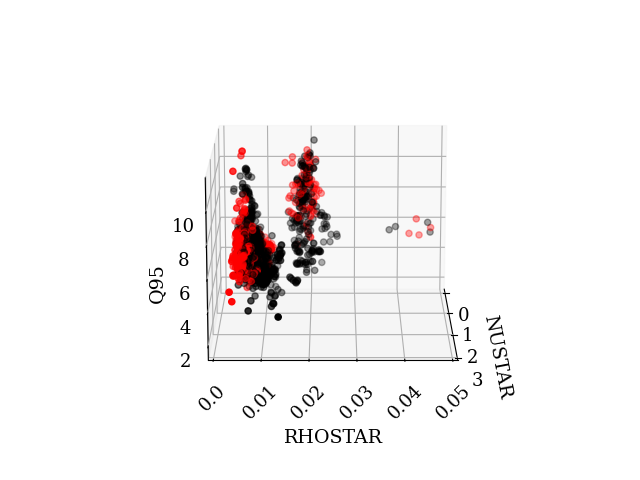
#> input picture data/GIF_images/image_0.png, 640 x 480 px; its folder holds 4 pictures in this run
$ jupyter execute --allow-errors 'RHO_NUSTAR_ ( Q95 | BETASTAR ).ipynb'   (shell and % lines are left out)
#> lines starting #> are read from the running program, lines starting #| are printed output that depends on the picture
[cell 1]
import sys
sys.path.append('../../')
import tokamakTK
from tokamakTK import get_ECT_regression, HUEOrder, get_pi_matrix, clean_numerical_data, MyCounter

import matplotlib.pyplot as plt
from mpl_toolkits.mplot3d import Axes3D

from PIL import Image
#import imageio
import imageio.v2 as imageio
from matplotlib.lines import Line2D
from PIL import Image
import os
import numpy as np
import pandas as pd
import matplotlib.pyplot as plt
import scipy as sp
import statsmodels.api as sm
import matplotlib.patches as mpatches
import matplotlib.colors as mcolors
import seaborn as sns
import plotly.express as px
import plotly.subplots as plsp
import plotly.graph_objects as go
from plotly.subplots import make_subplots

from collections import Counter

pd.set_option('display.max_columns', None)
plt.rc('font',family = 'serif')
path = "../../data/"
fig_path = "../../../../LATEX/Latex Images/"

coeffs = ['IP', 'BT', 'NEL', 'PLTH', 'RGEO', 'KAREA', 'EPS', 'MEFF']

#> (a cell that did not finish here is left out)

[cell 3]
# [15 lines left out: function get_HUEORDER, not called in this run]

#> (the rest of this cell did not finish here and is left out)

#> (a cell that did not finish here is left out)

[cell 5]
import pdb # For debugging || pdb.set_trace()

# [81 lines left out: function get_twods3D_plot_DB5, not called in this run]

#> (a cell that did not finish here is left out)

#> (a cell that did not finish here is left out)

# ROTATION

```Python
for r in np.linspace(0,360, 360//2):
    file_name = f"GIF_images/image_{int(r)}.png"
    get_twods3D_plot_DB5(DB5, data, int(r), saveFig=True, file_name=file_name, remSPH=False)

x, y, z = "NUSTAR", "RHOSTAR", "Q95"

image_folder = path+"GIF_images/"  # Path to the folder containing the images
output_file = path+"/GIFs/"+f"roCo{x[0]}{y[0]}{z[0]}.gif"  # Output file name

# Get a list of PNG files in the folder
image_files = [os.path.join(image_folder, file) for file in os.listdir(image_folder) if file.endswith('.png')]
# Sort the image files by their numerical values in the filenames
image_files.sort(key=lambda x: int(os.path.splitext(os.path.basename(x))[0].split('_')[-1]))

# Save the images in the folder as an animated GIF
imageio.mimsave(output_file, [imageio.imread(file) for file in image_files], fps=7)
```

# Dynamic Plots

[cell 8]
# amount: images that the gif will contain
amount = 360

#> (the rest of this cell did not finish here and is left out)

#> (a cell that did not finish here is left out)

#> (a cell that did not finish here is left out)

[cell 11]
import pdb # For debugging || pdb.set_trace()

# [80 lines left out: function get_twods3D_DynROT, not called in this run]

#> (a cell that did not finish here is left out)

#> (a cell that did not finish here is left out)

[cell 14]
x, y, z = "NUSTAR", "RHOSTAR", "BETASTAR"

image_folder = path+"GIF_images/"  # Path to the folder containing the images
output_file = path+"/GIFs/"+f"roDyn{x[0]}{y[0]}{z[0]}.gif"  # Output file name

# Get a list of PNG files in the folder
image_files = [os.path.join(image_folder, file) for file in os.listdir(image_folder) if file.endswith('.png')]
# Sort the image files by their numerical values in the filenames
image_files.sort(key=lambda x: int(os.path.splitext(os.path.basename(x))[0].split('_')[-1]))

# Save the images in the folder as an animated GIF
imageio.mimsave(output_file, [imageio.imread(file) for file in image_files], fps=7)
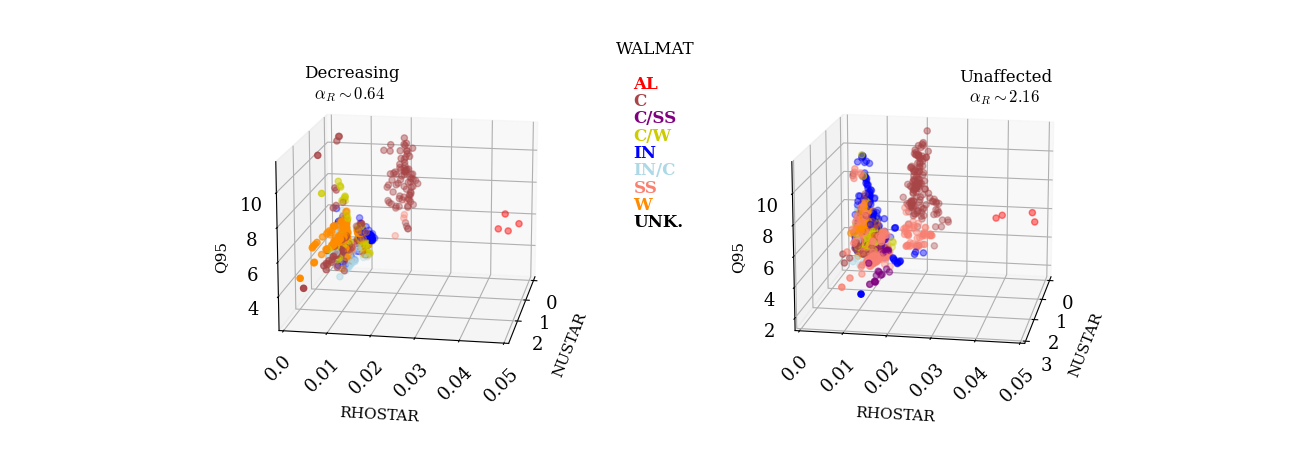
#> input picture data/GIF_images/image_10.png, 1300 x 450 px
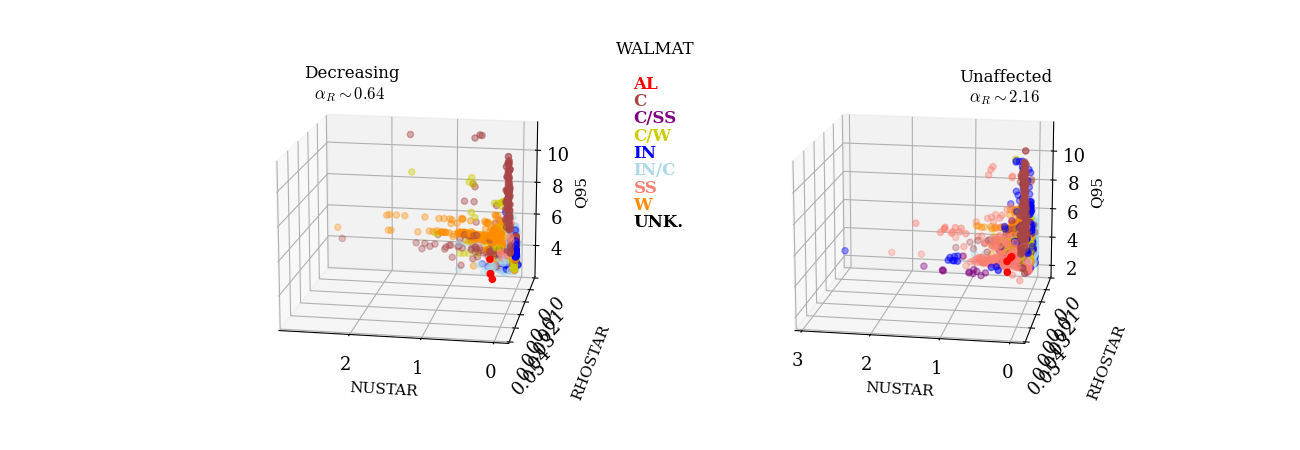
#> input picture data/GIF_images/image_100.png, 1300 x 450 px
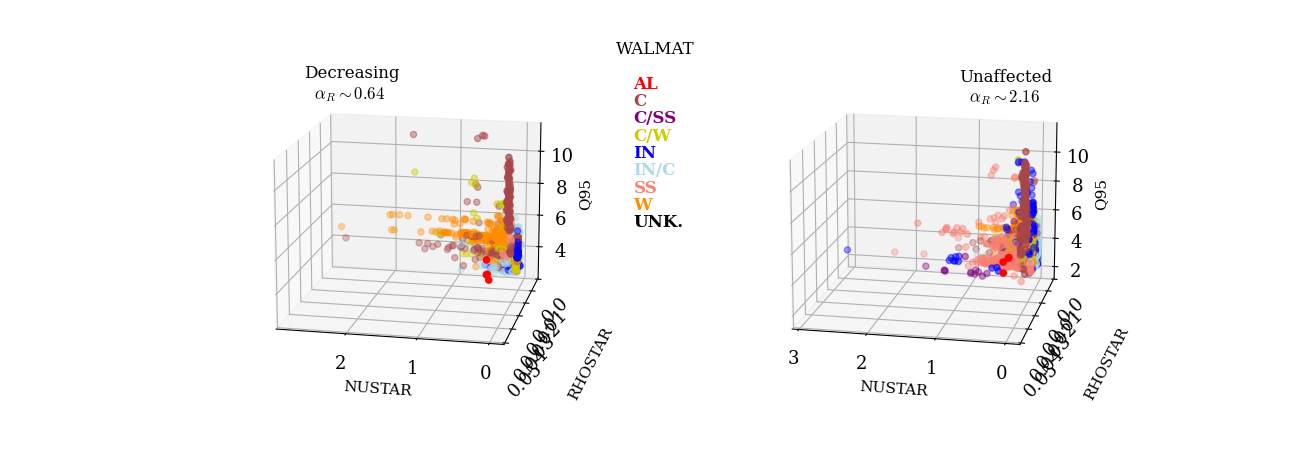
#> input picture data/GIF_images/image_102.png, 1300 x 450 px
